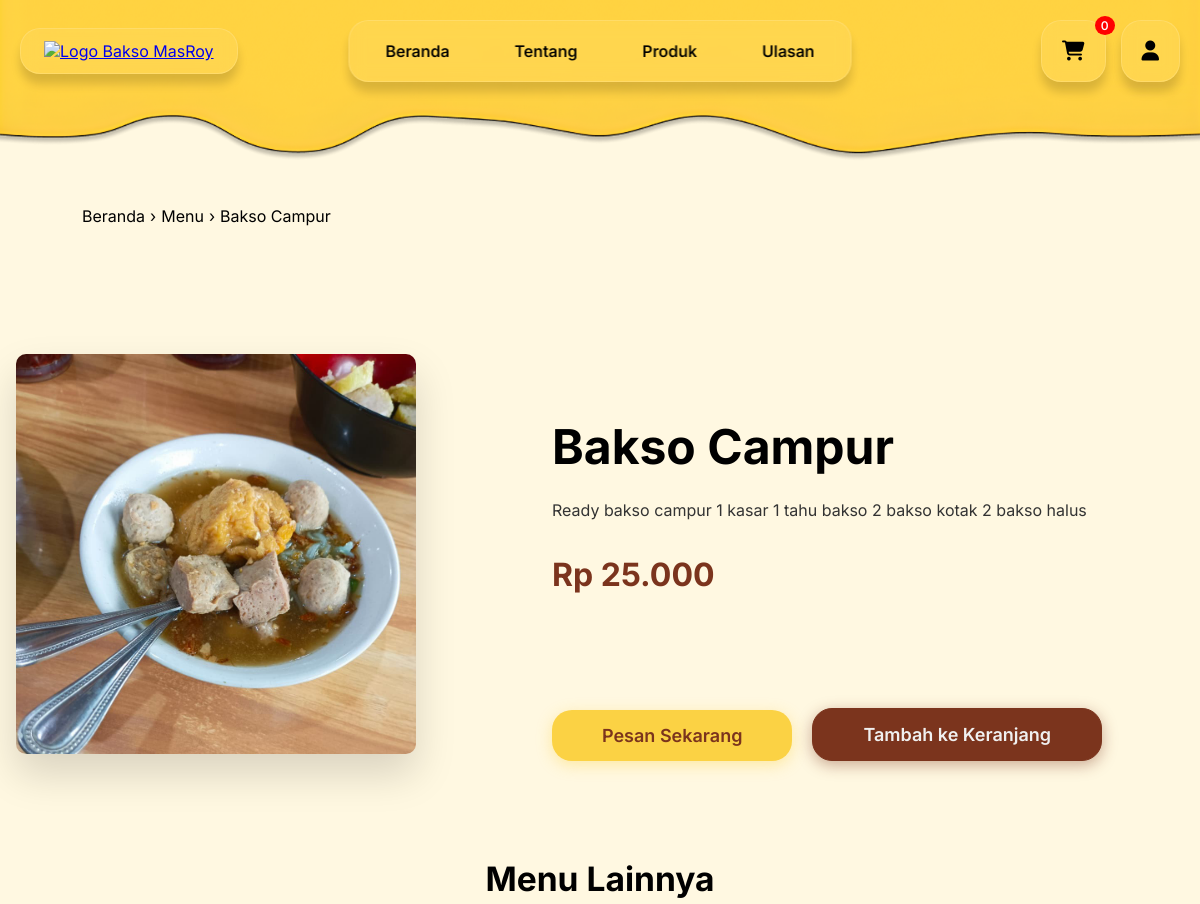
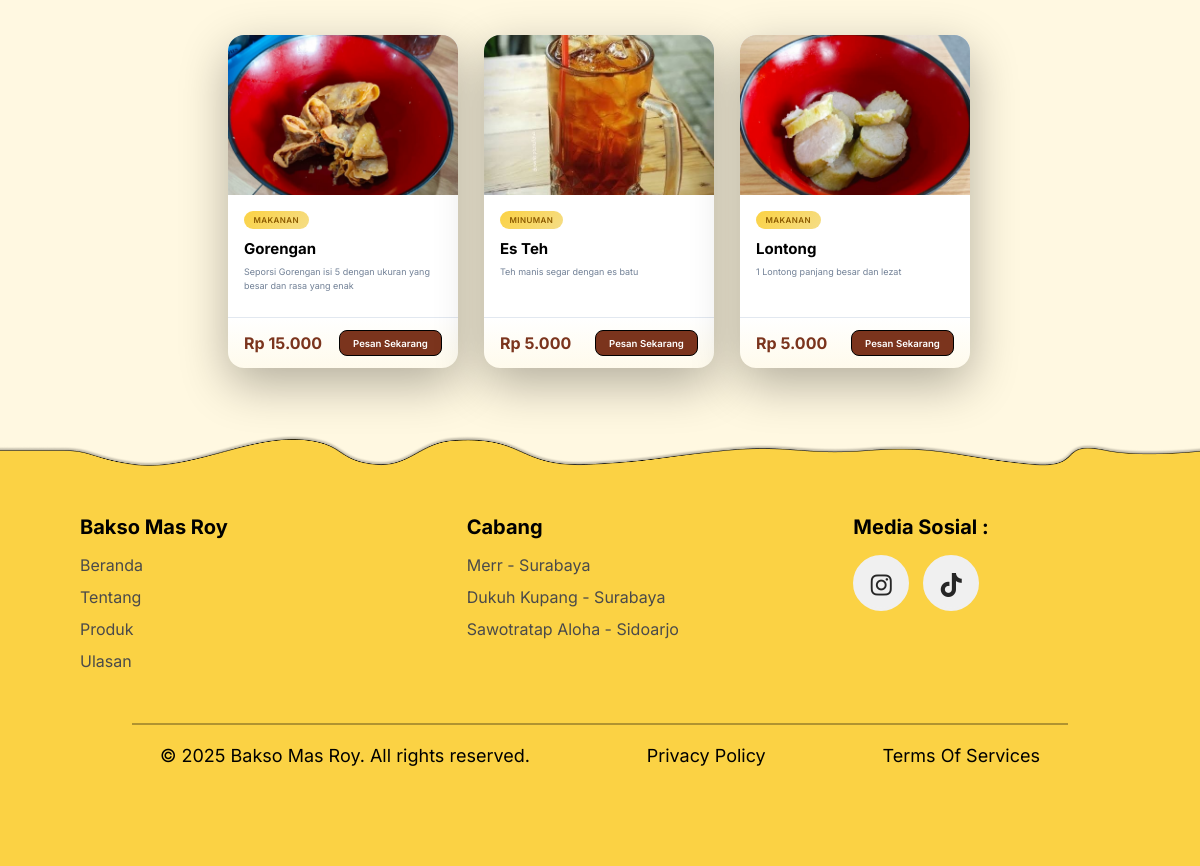
Page /menubaksomasroy.php?id=32 on the committed database (2 pictures, top to bottom).
### tables this page shows
CREATE TABLE `produk` (
  `id` int(11) NOT NULL,
  `nama` varchar(255) NOT NULL,
  `kategori` varchar(255) NOT NULL,
  `harga` int(11) NOT NULL,
  `deskripsi` text NOT NULL,
  `image` varchar(255) NOT NULL
);

### menubaksomasroy.php (the view, shortened to what this page needs)
<?php
include 'functions.php';
$id = isset($_GET['id']) ? (int) $_GET['id'] : 0;
$query = mysqli_query($conn, "SELECT * FROM produk WHERE id = $id");
$produk = mysqli_fetch_assoc($query);
$query_lainnya = mysqli_query($conn, "SELECT * FROM produk WHERE id != $id LIMIT 3");
?>
<!DOCTYPE html>
<html lang="en">
<head>
  <link rel="stylesheet" href="css/stylemenu.css" />
  <link rel="stylesheet" href="https://cdnjs.cloudflare.com/ajax/libs/font-awesome/6.5.2/css/all.min.css" />
  <link rel="stylesheet" href="https://cdn.jsdelivr.net/npm/bootstrap-icons@1.11.1/font/bootstrap-icons.css" />
</head>
<body>
  <nav>
    <div class="logo">
      <a href="index.php">
        <img src="css/properties/logo.png" alt="Logo Bakso MasRoy" />
      </a>
    </div>
    <div class="navbar-nav" id="navbarNav">
      <a href="index.php#beranda">Beranda</a>
      <a href="index.php#tentang">Tentang</a>
      <a href="index.php#produk">Produk</a>
      <a href="index.php#ulasan">Ulasan</a>
    </div>
    <div class="navbar-extra">
      <a href="cart.php" id="cart" class="cart">
        <i class="fa-solid fa-cart-shopping"></i>
        <span id="cartCount">0</span>
      </a>
      <?php if (isset($_SESSION['login'])): ?>
        <a href="logout.php" id="logout" class="logout" style="display: inline;">
          <i class="fa-solid fa-right-from-bracket"></i>
        </a>
      <?php else: ?>
        <a href="#" id="user" class="user">
          <i class="fa-solid fa-user"></i>
        </a>
      <?php endif; ?>
    </div>
  </nav>
  <section id="info-menu" class="info-menu">
    <div class="breadcrumb">
      <a href="index.php">Beranda</a>
      <span>›</span>
      <a href="listmenu.php">Menu</a>
      <span>›</span>
      <span><?= $produk['nama'] ?></span>
    </div>
    <div class="container-info-menu">
      <div class="info-menu-image">
        <img src="<?= $produk['image'] ?>" alt="<?= $produk['nama'] ?>" />
      </div>
      <div class="info-menu-text">
        <h1><?= $produk['nama'] ?></h1>
        <p><?= $produk['deskripsi'] ?></p>
        <h2>
          Rp
          <?= number_format($produk['harga'], 0, ',', '.') ?>
        </h2>
      </div>
      <div class="cta">
        <div class="cta-pesan-sekarang">
          <a href="buy.php?id=<?= $produk['id'] ?>">Pesan Sekarang</a>
        </div>
        <div class="cta-tambah-ke-keranjang">
          <button id="addToCart" data-id="<?= $produk['id'] ?>">Tambah ke Keranjang</button>
        </div>
      </div>
    </div>
  </section>
  <section id="menu-lainya" class="menu-lainya">
    <h2>Menu Lainnya</h2>
    <div class="pembungkusluar">
      <?php while ($row = mysqli_fetch_assoc($query_lainnya)): ?>
        <div class="produk-item">
          <div class="container">
            <div class="foto-produk">
              <img src="<?= $row['image'] ?>" alt="<?= $row['nama'] ?>" />
            </div>
            <div class="judul">
              <h4><?= $row['kategori'] ?></h4>
            </div>
            <div class="nama">
              <h3><?= $row['nama'] ?></h3>
            </div>
            <div class="deskripsi">
              <p><?= $row['deskripsi'] ?></p>
            </div>
            <div class="hargapesan">
              <div class="harga-produk">
                <h3>
                  Rp
                  <?= number_format($row['harga'], 0, ',', '.') ?>
                </h3>
              </div>
              <div class="cta-produk">
                <a href="menubaksomasroy.php?id=<?= $row['id'] ?>">Pesan Sekarang</a>
              </div>
            </div>
          </div>
        </div>
      <?php endwhile; ?>
    </div>
  </section>
  <footer>
    <div class="navigasi-info-dan-medsos">
      <div class="navigasi">
        <h3>Bakso Mas Roy</h3>
        <div class="navigasi-link">
          <a href="index.php#beranda">Beranda</a>
          <a href="index.php#tentang">Tentang</a>
          <a href="index.php#produk">Produk</a>
          <a href="index.php#ulasan">Ulasan</a>
        </div>
      </div>
      <div class="info">
        <h3>Cabang</h3>
        <div class="info-link">
          <a href="#">Merr - Surabaya</a>
          <a href="#">Dukuh Kupang - Surabaya</a>
          <a href="#">Sawotratap Aloha - Sidoarjo</a>
        </div>
      </div>
      <div class="medsos">
        <h3>Media Sosial :</h3>
        <div class="medsos-link">
          <ul>
            <li>
              <a href="https://www.instagram.com/baksomasroy/"><i class="fab fa-instagram icon"></i></a>
            </li>
            <li>
              <a href="https://www.tiktok.com/@baksomasroy?lang=en"><i class="fa-brands fa-tiktok icon"></i></a>
            </li>
          </ul>
        </div>
      </div>
    </div>
    <hr class="betmut" />
    <div class="copyright">
      <p>© 2025 Bakso Mas Roy. All rights reserved.</p>
      <p>Privacy Policy</p>
      <p>Terms Of Services</p>
    </div>
  </footer>
</body>
</html>

### rows in the picture
produk: nama "Bakso Campur", image (picture), deskripsi "Ready bakso campur 1 kasar 1 tahu bakso 2 bakso kotak 2 bakso halus", harga "25.000"
produk: image (picture), kategori "MAKANAN", nama "Gorengan", deskripsi "Seporsi Gorengan isi 5 dengan ukuran yang besar dan rasa yang enak", harga "15.000"
produk: image (picture), kategori "MINUMAN", nama "Es Teh", deskripsi "Teh manis segar dengan es batu", harga "5.000"
produk: image (picture), kategori "MAKANAN", nama "Lontong", deskripsi "1 Lontong panjang besar dan lezat", harga "5.000"
